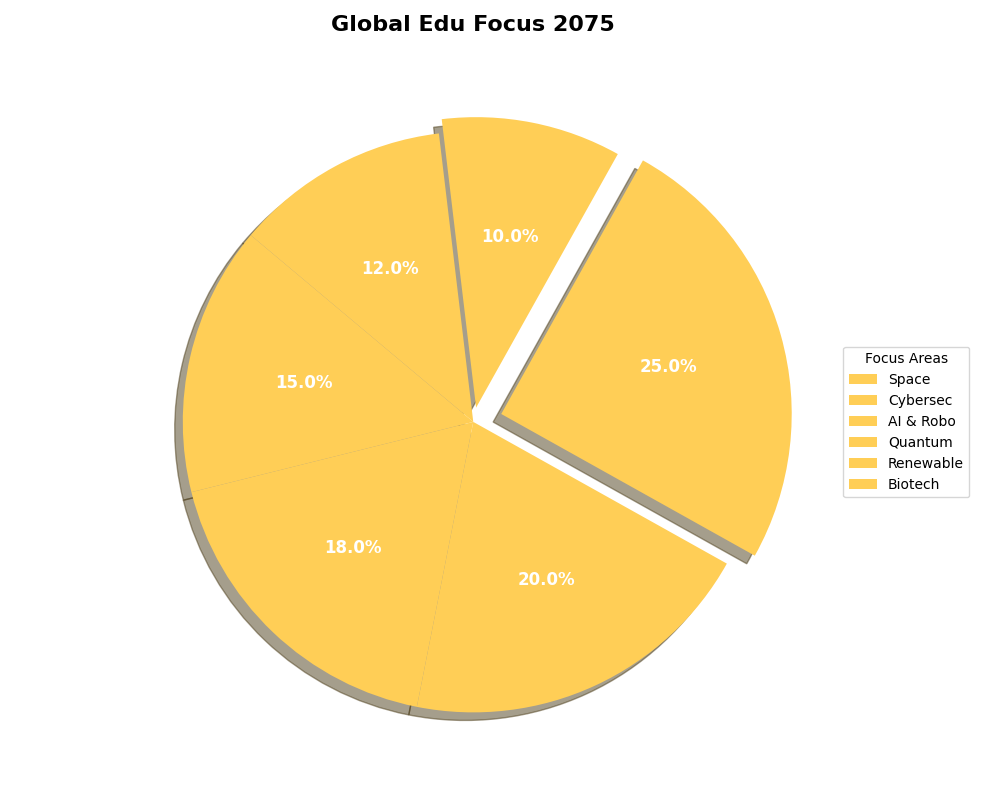

Recreate this plot in Python.
import matplotlib.pyplot as plt

# Data
educational_focuses = ['Space', 'Cybersec', 'AI & Robo', 'Quantum', 'Renewable', 'Biotech']
percentages = [15, 18, 20, 25, 10, 12]
single_color = ['#FFCE56'] * len(percentages)
explode = [0.1 if perc == max(percentages) else 0.05 if perc == min(percentages) else 0 for perc in percentages]

fig, ax = plt.subplots(figsize=(10, 8), subplot_kw=dict(aspect="equal"))

# Plot a pie chart with a single color for all sections
wedges, texts, autotexts = ax.pie(
    percentages,
    explode=explode,
    labels=None,
    colors=single_color,
    autopct='%1.1f%%',
    startangle=140,
    shadow=True
)

# Set size and color for the percentage labels
plt.setp(autotexts, size=12, weight='bold', color='white')

# Title
ax.set_title("Global Edu Focus 2075", fontsize=16, fontweight='bold', pad=20)

# Legend settings with focus areas
ax.legend(wedges, educational_focuses, title="Focus Areas", loc="center left", bbox_to_anchor=(1, 0, 0.5, 1))

plt.tight_layout()

plt.show()
